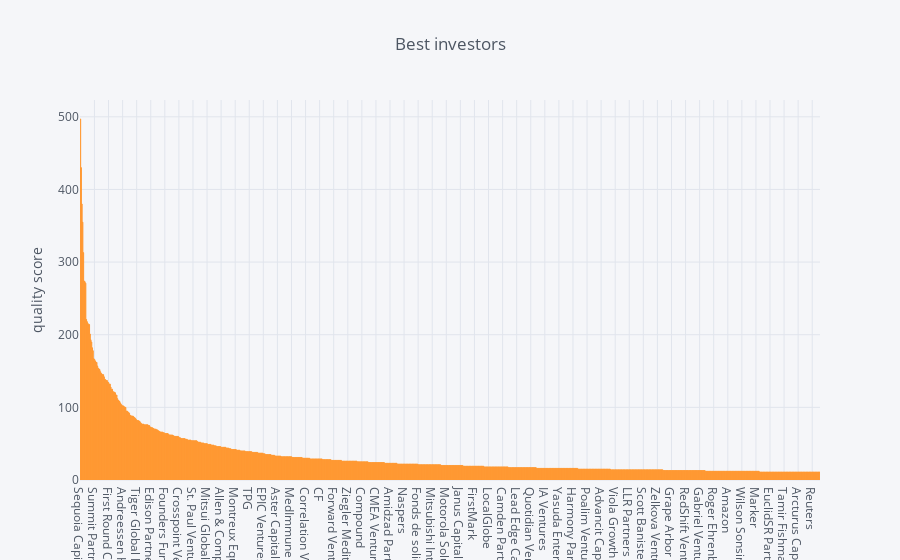

Notebook cell for this chart:
### Code cell
df_des = df_g1.sort_values('exit_scores', ascending=False)
iplot(df_des[1:1000].iplot(asFigure=True,
                 kind='bar',
                 xTitle='',
                 yTitle='quality score',
                 title='Best investors'), 
                )

### Figure 1 — Plotly figure (JSON) as saved in the notebook; plotly's stock layout.template omitted (floating-point values rounded to 4 significant figures; data arrays with more than 128 entries replaced by an {"elided": "..."} marker saying what was removed)
{"data": [{"marker": {"color": "rgba(255, 153, 51, 0.6)", "line": {"color": "rgba(255, 153, 51, 1.0)", "width": 1}}, "name": "exit_scores", "orientation": "v", "text": "", "type": "bar", "x": {"elided": "999 str values"}, "y": {"elided": "999 int values"}}], "layout": {"legend": {"bgcolor": "#F5F6F9", "font": {"color": "#4D5663"}}, "paper_bgcolor": "#F5F6F9", "plot_bgcolor": "#F5F6F9", "title": "Best investors", "titlefont": {"color": "#4D5663"}, "xaxis1": {"gridcolor": "#E1E5ED", "showgrid": true, "tickfont": {"color": "#4D5663"}, "title": "", "titlefont": {"color": "#4D5663"}, "zerolinecolor": "#E1E5ED"}, "yaxis1": {"gridcolor": "#E1E5ED", "showgrid": true, "tickfont": {"color": "#4D5663"}, "title": "quality score", "titlefont": {"color": "#4D5663"}, "zerolinecolor": "#E1E5ED"}}}
